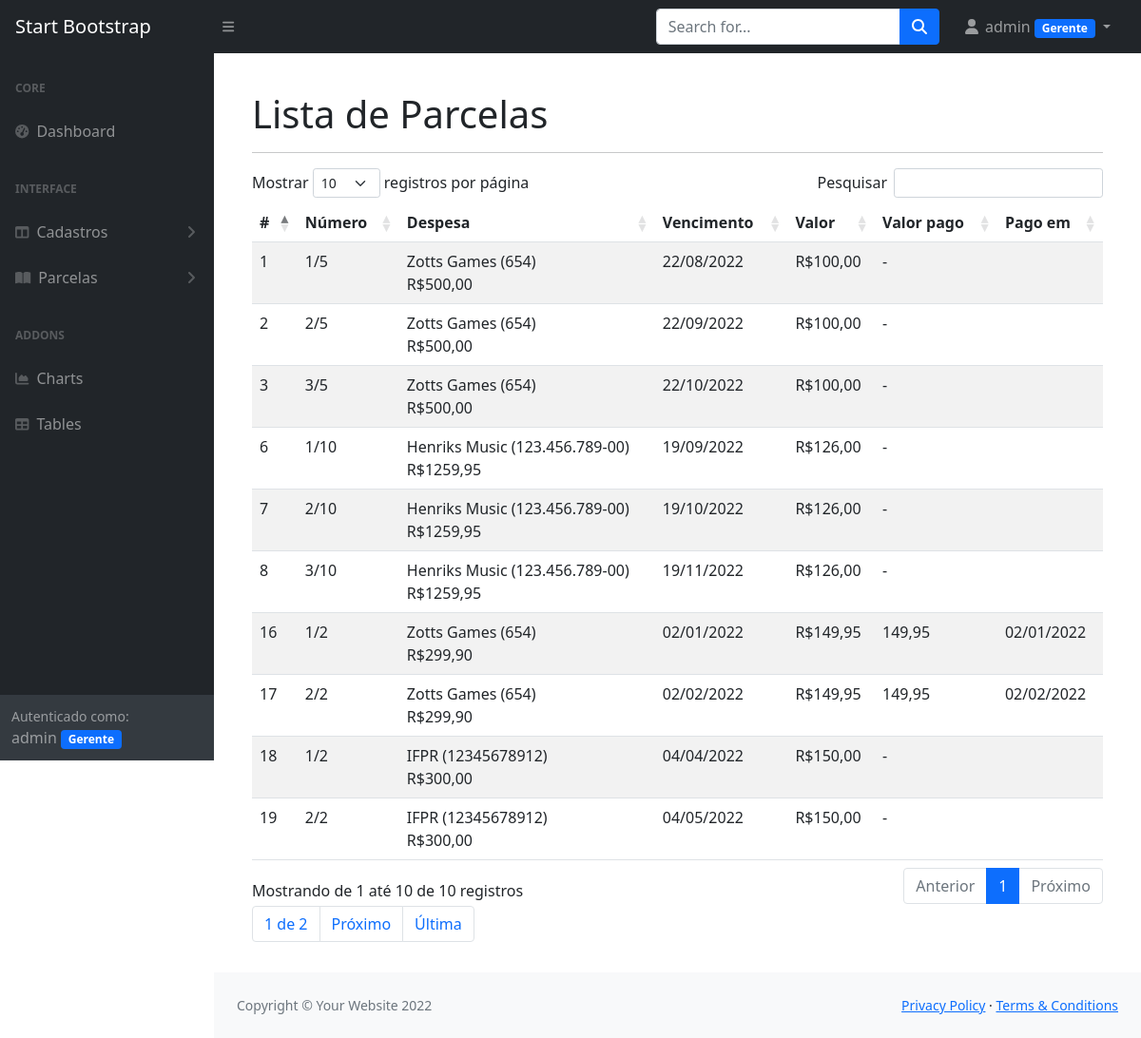
Screenshot of /listar/parcelas/ (signed in) with the database file from the repository.
### cadastros/models.py (models this page shows)
class Parcela(models.Model):
    despesa = models.ForeignKey(Despesa, on_delete=models.CASCADE)
    numero = models.IntegerField(verbose_name="Nº da parcela")
    vencimento = models.DateField()
    valor = models.DecimalField(decimal_places=2, max_digits=9)
    desconto = models.DecimalField(decimal_places=2, max_digits=9, default=0)
    juros = models.DecimalField(decimal_places=2, max_digits=9, default=0)
    pago_em = models.DateField(null=True)
    valor_pago = models.DecimalField(decimal_places=2, max_digits=9, null=True)

class Despesa(models.Model):
    fornecedor = models.ForeignKey(Fornecedor, on_delete=models.PROTECT)
    categoria = models.ForeignKey(Tipo_Despesa, on_delete=models.PROTECT)
    descricao = models.TextField(verbose_name="Descrição", help_text="Utilize o espaço para descrever a despesa em detalhes.")
    data = models.DateField()
    valor = models.DecimalField(decimal_places=2, max_digits=9)
    desconto = models.DecimalField(decimal_places=2, max_digits=9)
    parcelas = models.IntegerField(verbose_name="Quantidade de parcelas")
    quitou = models.BooleanField(verbose_name="A despesa está completamente paga?")
    cadastrado_em = models.DateTimeField(auto_now_add=True)
    usuario = models.ForeignKey(User, on_delete=models.PROTECT)

class Fornecedor(models.Model):
    nome = models.CharField(max_length=100)
    documento = models.CharField(max_length=20, verbose_name="CPF ou CNPJ", unique=True)
    telefone = models.CharField(max_length=15)
    usuario = models.ForeignKey(User, on_delete=models.PROTECT)
    def __str__(self):
        return f"{self.nome} ({self.documento})"

### cadastros/views.py (the view)
# urls.py: path('listar/parcelas/', ParcelaList.as_view(), name='listar-parcela'),
class ParcelaList(LoginRequiredMixin, ListView):
    model = Parcela
    template_name = 'cadastros/listas/parcelas.html'
    paginate_by = 10
    def get_queryset(self):
        self.object_list = Parcela.objects.filter(
                despesa__usuario=self.request.user
            ).order_by('vencimento').select_related('despesa', 'despesa__fornecedor')
        return self.object_list

### cadastros/templatetags/meus_filtros.py (called while the page is built)
@register.filter(name="esta_no_grupo")
def esta_no_grupo(usuario, nome_do_grupo):
    if(usuario.groups.filter(name=nome_do_grupo)):
        return True
    else:
        return False

### cadastros/templates/cadastros/listas/parcelas.html (shortened to what this page needs)
{% extends 'paginas/modelo.html' %}
{% load static %}
{% block conteudo %}
<h1 class="mt-4">
    Lista de Parcelas
</h1>
<hr>
<table class="table table-striped listar">
    <thead>
        <tr>
            <th>#</th>
            <th>Número</th>
            <th>Despesa</th>
            <th>Vencimento</th>
            <th>Valor</th>
            <th>Valor pago</th>
            <th>Pago em</th>
        </tr>
    </thead>
    <tbody>
        {% for obj in object_list %}
            <tr>
                <td>{{ obj.pk }}</td>
                <td>{{ obj.numero }}/{{ obj.despesa.parcelas }}</td>
                <td>
                    {{ obj.despesa.fornecedor }} <br>
                    R${{ obj.despesa.valor }}
                </td>
                <td>{{ obj.vencimento|date:"d/m/Y" }}</td>
                <td>R${{ obj.valor }}</td>
                <td>{{ obj.valor_pago|default_if_none:"-" }}</td>
                <td>{{ obj.pago_em|date:"d/m/Y" }}</td>
            </tr>
        {% empty %}
            <tr>
                <td colspan="100%">Nenhum registro encontado.</td>
            </tr>
        {% endfor %}
    </tbody>
</table>
<nav aria-label="Page navigation example">
    <ul class="pagination">
        <li class="page-item"><a class="page-link" href="#">{{ page_obj.number }} de {{ page_obj.paginator.num_pages }}</a></li>
        {% if page_obj.has_next %}
        <li class="page-item"><a class="page-link" href="?page={{ page_obj.next_page_number }}">Próximo</a></li>
        <li class="page-item"><a class="page-link" href="?page={{ page_obj.paginator.num_pages }}">Última</a></li>
        {% endif %}
    </ul>
</nav>
{% endblock %}

### paginas/templates/paginas/modelo.html (shortened to what this page needs)
{% load static %}
{% load meus_filtros %}
<!DOCTYPE html>
<html lang="pt-br">
<head>
    <link href="https://cdn.jsdelivr.net/npm/simple-datatables@latest/dist/style.css" rel="stylesheet" />
    <link href="{% static 'css/styles.css' %}" rel="stylesheet" />
    <link href="{% static 'css/datatables.min.css' %}" rel="stylesheet" />
</head>
<body class="sb-nav-fixed">
    {% block menu %}
    <nav class="sb-topnav navbar navbar-expand navbar-dark bg-dark">
        <a class="navbar-brand ps-3" href="index.html">Start Bootstrap</a>
        <button class="btn btn-link btn-sm order-1 order-lg-0 me-4 me-lg-0" id="sidebarToggle" href="#!"><i
                class="fas fa-bars"></i></button>
        <form class="d-none d-md-inline-block form-inline ms-auto me-0 me-md-3 my-2 my-md-0">
            <div class="input-group">
                <input class="form-control" type="text" placeholder="Search for..." aria-label="Search for..."
                    aria-describedby="btnNavbarSearch" />
                <button class="btn btn-primary" id="btnNavbarSearch" type="button"><i
                        class="fas fa-search"></i></button>
            </div>
        </form>
        <ul class="navbar-nav ms-auto ms-md-0 me-3 me-lg-4">
            {% if request.user.is_authenticated %}
            <li class="nav-item dropdown">
                <a class="nav-link dropdown-toggle" id="navbarDropdown" href="#" role="button" data-bs-toggle="dropdown"
                    aria-expanded="false">
                    <i class="fas fa-user fa-fw"></i>
                    {{ request.user  }}
                    {% if request.user|esta_no_grupo:"Gerente" %}
                    <span class="badge bg-primary">Gerente</span>
                    {% endif %}
                </a>
            </li>
            {% else %}
            <li class="nav-item">
                <a class="btn btn-success" href="{% url 'login' %}">Entrar</a>
            </li>
            {% endif %}
        </ul>
    </nav>
    {% endblock %}
    <div id="layoutSidenav">
        {% block menu-lateral %}
        <div id="layoutSidenav_nav">
            <nav class="sb-sidenav accordion sb-sidenav-dark" id="sidenavAccordion">
                <div class="sb-sidenav-menu">
                    <div class="nav">
                        <div class="sb-sidenav-menu-heading">Core</div>
                        <a class="nav-link" href="{% url 'index' %}">
                            <div class="sb-nav-link-icon"><i class="fas fa-tachometer-alt"></i></div>
                            Dashboard
                        </a>
                        <div class="sb-sidenav-menu-heading">Interface</div>
                        <a class="nav-link collapsed" href="#" data-bs-toggle="collapse"
                            data-bs-target="#collapseLayouts" aria-expanded="false" aria-controls="collapseLayouts">
                            <div class="sb-nav-link-icon"><i class="fas fa-columns"></i></div>
                            Cadastros
                            <div class="sb-sidenav-collapse-arrow"><i class="fas fa-angle-down"></i></div>
                        </a>
                        <a class="nav-link collapsed" href="#" data-bs-toggle="collapse" data-bs-target="#collapsePages"
                            aria-expanded="false" aria-controls="collapsePages">
                            <div class="sb-nav-link-icon"><i class="fas fa-book-open"></i></div>
                            Parcelas
                            <div class="sb-sidenav-collapse-arrow"><i class="fas fa-angle-down"></i></div>
                        </a>
                        <div class="sb-sidenav-menu-heading">Addons</div>
                        <a class="nav-link" href="charts.html">
                            <div class="sb-nav-link-icon"><i class="fas fa-chart-area"></i></div>
                            Charts
                        </a>
                        <a class="nav-link" href="tables.html">
                            <div class="sb-nav-link-icon"><i class="fas fa-table"></i></div>
                            Tables
                        </a>
                    </div>
                </div>
                {% if request.user.is_authenticated %}
                <div class="sb-sidenav-footer">
                    <div class="small">Autenticado como:</div>
                    {{ request.user }}
                    {% if request.user.groups.all.0.name == "Gerente" %}
                    <span class="badge bg-primary">Gerente</span>
                    {% endif %}
                </div>
                {% endif %}
            </nav>
        </div>
        {% endblock %}
        <div id="layoutSidenav_content">
            <main class="p-3">
                <div class="container-fluid px-4">
                    {% block conteudo %}{% endblock %}
            </main>
            <footer class="py-4 bg-light mt-auto">
                <div class="container-fluid px-4">
                    <div class="d-flex align-items-center justify-content-between small">
                        {% block rodape %}
                        <div class="text-muted">Copyright &copy; Your Website 2022</div>
                        <div>
                            <a href="#">Privacy Policy</a>
                            &middot;
                            <a href="#">Terms &amp; Conditions</a>
                        </div>
                        {% endblock %}
                    </div>
                </div>
            </footer>
        </div>
    </div>
</body>
</html>

### rows the page displays
Parcela: pk "16", numero "1", despesa.parcelas "2", despesa.fornecedor "Zotts Games (654)", despesa.valor "299,90", vencimento "02/01/2022", valor "149,95", valor_pago "149,95", pago_em "02/01/2022"
Parcela: pk "17", numero "2", despesa.parcelas "2", despesa.fornecedor "Zotts Games (654)", despesa.valor "299,90", vencimento "02/02/2022", valor "149,95", valor_pago "149,95", pago_em "02/02/2022"
Parcela: pk "18", numero "1", despesa.parcelas "2", despesa.fornecedor "IFPR (12345678912)", despesa.valor "300,00", vencimento "04/04/2022", valor "150,00", valor_pago "-"
Parcela: pk "19", numero "2", despesa.parcelas "2", despesa.fornecedor "IFPR (12345678912)", despesa.valor "300,00", vencimento "04/05/2022", valor "150,00", valor_pago "-"
Parcela: pk "1", numero "1", despesa.parcelas "5", despesa.fornecedor "Zotts Games (654)", despesa.valor "500,00", vencimento "22/08/2022", valor "100,00", valor_pago "-"
Parcela: pk "6", numero "1", despesa.parcelas "10", despesa.fornecedor "Henriks Music (123.456.789-00)", despesa.valor "1259,95", vencimento "19/09/2022", valor "126,00", valor_pago "-"
Parcela: pk "2", numero "2", despesa.parcelas "5", despesa.fornecedor "Zotts Games (654)", despesa.valor "500,00", vencimento "22/09/2022", valor "100,00", valor_pago "-"
Parcela: pk "7", numero "2", despesa.parcelas "10", despesa.fornecedor "Henriks Music (123.456.789-00)", despesa.valor "1259,95", vencimento "19/10/2022", valor "126,00", valor_pago "-"
Parcela: pk "3", numero "3", despesa.parcelas "5", despesa.fornecedor "Zotts Games (654)", despesa.valor "500,00", vencimento "22/10/2022", valor "100,00", valor_pago "-"
Parcela: pk "8", numero "3", despesa.parcelas "10", despesa.fornecedor "Henriks Music (123.456.789-00)", despesa.valor "1259,95", vencimento "19/11/2022", valor "126,00", valor_pago "-"

### other values shown
{{ request.user }} "admin"
{{ page_obj.number }} "1"
{{ page_obj.paginator.num_pages }} "2"
